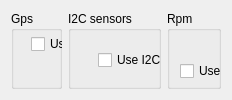
      <widget class="QWidget" name="tab_2">
       <attribute name="title">
        <string>Sensors</string>
       </attribute>
       <layout class="QVBoxLayout" name="verticalLayout_2">
        <item>
         <layout class="QHBoxLayout" name="horizontalLayout_8">
          <item>
           <widget class="QGroupBox" name="groupBox_3">
            <property name="maximumSize">
             <size>
              <width>500</width>
              <height>16777215</height>
             </size>
            </property>
            <property name="title">
             <string>Gps</string>
            </property>
            <widget class="QWidget" name="layoutWidget">
             <property name="geometry">
              <rect>
               <x>20</x>
               <y>21</y>
               <width>233</width>
               <height>200</height>
              </rect>
             </property>
             <layout class="QVBoxLayout" name="verticalLayout">
              <item>
               <widget class="QCheckBox" name="cbGps">
                <property name="text">
                 <string>Use Gps</string>
                </property>
               </widget>
              </item>
              <item>
               <layout class="QHBoxLayout" name="horizontalLayout_5">
                <property name="sizeConstraint">
                 <enum>QLayout::SetDefaultConstraint</enum>
                </property>
                <property name="topMargin">
                 <number>0</number>
                </property>
                <item>
                 <widget class="QLabel" name="label_8">
                  <property name="minimumSize">
                   <size>
                    <width>0</width>
                    <height>50</height>
                   </size>
                  </property>
                  <property name="maximumSize">
                   <size>
                    <width>60</width>
                    <height>50</height>
                   </size>
                  </property>
                  <property name="layoutDirection">
                   <enum>Qt::LeftToRight</enum>
                  </property>
                  <property name="text">
                   <string>Tx Gpio</string>
                  </property>
                  <property name="alignment">
                   <set>Qt::AlignLeading|Qt::AlignLeft|Qt::AlignVCenter</set>
                  </property>
                 </widget>
                </item>
                <item>
                 <widget class="QComboBox" name="comboBoxGps_Tx">
                  <property name="enabled">
                   <bool>false</bool>
                  </property>
                  <property name="maximumSize">
                   <size>
                    <width>50</width>
                    <height>16777215</height>
                   </size>
                  </property>
                  <item>
                   <property name="text">
                    <string>0</string>
                   </property>
                  </item>
                  <item>
                   <property name="text">
                    <string>1</string>
                   </property>
                  </item>
                  <item>
                   <property name="text">
                    <string>2</string>
                   </property>
                  </item>
                  <item>
                   <property name="text">
                    <string>3</string>
                   </property>
                  </item>
                  <item>
                   <property name="text">
                    <string>4</string>
                   </property>
                  </item>
                  <item>
                   <property name="text">
                    <string>5</string>
                   </property>
                  </item>
                  <item>
                   <property name="text">
                    <string>6</string>
                   </property>
                  </item>
                  <item>
                   <property name="text">
                    <string>7</string>
                   </property>
                  </item>
                  <item>
                   <property name="text">
                    <string>8</string>
                   </property>
                  </item>
                  <item>
                   <property name="text">
                    <string>9</string>
                   </property>
                  </item>
                  <item>
                   <property name="text">
                    <string>10</string>
                   </property>
                  </item>
                  <item>
                   <property name="text">
                    <string>11</string>
                   </property>
                  </item>
                  <item>
                   <property name="text">
                    <string>12</string>
                   </property>
                  </item>
                  <item>
                   <property name="text">
                    <string>13</string>
                   </property>
                  </item>
                  <item>
                   <property name="text">
                    <string>14</string>
                   </property>
                  </item>
                  <item>
                   <property name="text">
                    <string>15</string>
                   </property>
                  </item>
                  <item>
                   <property name="text">
                    <string>26</string>
                   </property>
                  </item>
                  <item>
                   <property name="text">
                    <string>27</string>
                   </property>
                  </item>
                  <item>
                   <property name="text">
                    <string>28</string>
                   </property>
                  </item>
                  <item>
                   <property name="text">
                    <string>29</string>
                   </property>
                  </item>
                 </widget>
                </item>
               </layout>
              </item>
              <item>
               <layout class="QHBoxLayout" name="horizontalLayout_6">
                <property name="topMargin">
                 <number>0</number>
                </property>
                <item>
                 <widget class="QLabel" name="label_10">
                  <property name="minimumSize">
                   <size>
                    <width>0</width>
                    <height>50</height>
                   </size>
                  </property>
                  <property name="maximumSize">
                   <size>
                    <width>60</width>
                    <height>16777215</height>
                   </size>
                  </property>
                  <property name="text">
                   <string>Rx Gpio</string>
                  </property>
                  <property name="alignment">
                   <set>Qt::AlignLeading|Qt::AlignLeft|Qt::AlignVCenter</set>
                  </property>
                 </widget>
                </item>
                <item>
                 <widget class="QComboBox" name="comboBoxGps_Rx">
                  <property name="maximumSize">
                   <size>
                    <width>50</width>
                    <height>16777215</height>
                   </size>
                  </property>
                  <item>
                   <property name="text">
                    <string>0</string>
                   </property>
                  </item>
                  <item>
                   <property name="text">
                    <string>1</string>
                   </property>
                  </item>
                  <item>
                   <property name="text">
                    <string>2</string>
                   </property>
                  </item>
                  <item>
                   <property name="text">
                    <string>3</string>
                   </property>
                  </item>
                  <item>
                   <property name="text">
                    <string>4</string>
                   </property>
                  </item>
                  <item>
                   <property name="text">
                    <string>5</string>
                   </property>
                  </item>
                  <item>
                   <property name="text">
                    <string>6</string>
                   </property>
                  </item>
                  <item>
                   <property name="text">
                    <string>7</string>
                   </property>
                  </item>
                  <item>
                   <property name="text">
                    <string>8</string>
                   </property>
                  </item>
                  <item>
                   <property name="text">
                    <string>9</string>
                   </property>
                  </item>
                  <item>
                   <property name="text">
                    <string>10</string>
                   </property>
                  </item>
                  <item>
                   <property name="text">
                    <string>11</string>
                   </property>
                  </item>
                  <item>
                   <property name="text">
                    <string>12</string>
                   </property>
                  </item>
                  <item>
                   <property name="text">
                    <string>13</string>
                   </property>
                  </item>
                  <item>
                   <property name="text">
                    <string>14</string>
                   </property>
                  </item>
                  <item>
                   <property name="text">
                    <string>15</string>
                   </property>
                  </item>
                  <item>
                   <property name="text">
                    <string>26</string>
                   </property>
                  </item>
                  <item>
                   <property name="text">
                    <string>27</string>
                   </property>
                  </item>
                  <item>
                   <property name="text">
                    <string>28</string>
                   </property>
                  </item>
                  <item>
                   <property name="text">
                    <string>29</string>
                   </property>
                  </item>
                 </widget>
                </item>
               </layout>
              </item>
              <item>
               <layout class="QHBoxLayout" name="horizontalLayout_10">
                <property name="spacing">
                 <number>7</number>
                </property>
                <property name="topMargin">
                 <number>30</number>
                </property>
                <item>
                 <widget class="QLabel" name="label_17">
                  <property name="text">
                   <string>Type</string>
                  </property>
                 </widget>
                </item>
                <item>
                 <widget class="QComboBox" name="comboBoxGpsType"/>
                </item>
               </layout>
              </item>
             </layout>
            </widget>
           </widget>
          </item>
          <item>
           <widget class="QGroupBox" name="groupBox_4">
            <property name="title">
             <string>I2C sensors</string>
            </property>
            <widget class="QCheckBox" name="cbVspeedSource">
             <property name="enabled">
              <bool>false</bool>
             </property>
             <property name="geometry">
              <rect>
               <x>40</x>
               <y>240</y>
               <width>271</width>
               <height>51</height>
              </rect>
             </property>
             <property name="text">
              <string>Use a Rc Channel to select Vspeed source 
(raw /airspeed compensated)</string>
             </property>
            </widget>
            <widget class="QLabel" name="label_34">
             <property name="geometry">
              <rect>
               <x>40</x>
               <y>320</y>
               <width>91</width>
               <height>16</height>
              </rect>
             </property>
             <property name="text">
              <string>Rc Channel </string>
             </property>
            </widget>
            <widget class="QComboBox" name="comboBoxVspeedSource">
             <property name="enabled">
              <bool>false</bool>
             </property>
             <property name="geometry">
              <rect>
               <x>120</x>
               <y>320</y>
               <width>58</width>
               <height>22</height>
              </rect>
             </property>
             <item>
              <property name="text">
               <string>1</string>
              </property>
             </item>
             <item>
              <property name="text">
               <string>2</string>
              </property>
             </item>
             <item>
              <property name="text">
               <string>3</string>
              </property>
             </item>
             <item>
              <property name="text">
               <string>4</string>
              </property>
             </item>
             <item>
              <property name="text">
               <string>5</string>
              </property>
             </item>
             <item>
              <property name="text">
               <string>6</string>
              </property>
             </item>
             <item>
              <property name="text">
               <string>7</string>
              </property>
             </item>
             <item>
              <property name="text">
               <string>8</string>
              </property>
             </item>
             <item>
              <property name="text">
               <string>9</string>
              </property>
             </item>
             <item>
              <property name="text">
               <string>10</string>
              </property>
             </item>
             <item>
              <property name="text">
               <string>11</string>
              </property>
             </item>
             <item>
              <property name="text">
               <string>12</string>
              </property>
             </item>
             <item>
              <property name="text">
               <string>13</string>
              </property>
             </item>
             <item>
              <property name="text">
               <string>14</string>
              </property>
             </item>
             <item>
              <property name="text">
               <string>15</string>
              </property>
             </item>
             <item>
              <property name="text">
               <string>16</string>
              </property>
             </item>
            </widget>
            <widget class="QWidget" name="layoutWidget">
             <property name="geometry">
              <rect>
               <x>30</x>
               <y>30</y>
               <width>251</width>
               <height>171</height>
              </rect>
             </property>
             <layout class="QVBoxLayout" name="verticalLayout_4">
              <item>
               <widget class="QCheckBox" name="cbI2c">
                <property name="text">
                 <string>Use I2C</string>
                </property>
               </widget>
              </item>
              <item>
               <layout class="QHBoxLayout" name="horizontalLayout_3" stretch="0,0">
                <property name="spacing">
                 <number>7</number>
                </property>
                <item>
                 <widget class="QLabel" name="label_12">
                  <property name="minimumSize">
                   <size>
                    <width>0</width>
                    <height>50</height>
                   </size>
                  </property>
                  <property name="maximumSize">
                   <size>
                    <width>200</width>
                    <height>16777215</height>
                   </size>
                  </property>
                  <property name="text">
                   <string>SCL on Gpio</string>
                  </property>
                 </widget>
                </item>
                <item>
                 <widget class="QComboBox" name="comboBoxScl">
                  <property name="enabled">
                   <bool>false</bool>
                  </property>
                  <item>
                   <property name="text">
                    <string>3</string>
                   </property>
                  </item>
                  <item>
                   <property name="text">
                    <string>7</string>
                   </property>
                  </item>
                  <item>
                   <property name="text">
                    <string>11</string>
                   </property>
                  </item>
                  <item>
                   <property name="text">
                    <string>15</string>
                   </property>
                  </item>
                  <item>
                   <property name="text">
                    <string>19</string>
                   </property>
                  </item>
                  <item>
                   <property name="text">
                    <string>23</string>
                   </property>
                  </item>
                  <item>
                   <property name="text">
                    <string>27</string>
                   </property>
                  </item>
                 </widget>
                </item>
               </layout>
              </item>
              <item>
               <layout class="QHBoxLayout" name="horizontalLayout_7">
                <item>
                 <widget class="QLabel" name="label_14">
                  <property name="minimumSize">
                   <size>
                    <width>0</width>
                    <height>50</height>
                   </size>
                  </property>
                  <property name="maximumSize">
                   <size>
                    <width>200</width>
                    <height>16777215</height>
                   </size>
                  </property>
                  <property name="text">
                   <string>SDA on Gpio</string>
                  </property>
                 </widget>
                </item>
                <item>
                 <widget class="QComboBox" name="comboBoxSda">
                  <property name="enabled">
                   <bool>false</bool>
                  </property>
                  <item>
                   <property name="text">
                    <string>2</string>
                   </property>
                  </item>
                  <item>
                   <property name="text">
                    <string>6</string>
                   </property>
                  </item>
                  <item>
                   <property name="text">
                    <string>10</string>
                   </property>
                  </item>
                  <item>
                   <property name="text">
                    <string>14</string>
                   </property>
                  </item>
                  <item>
                   <property name="text">
                    <string>18</string>
                   </property>
                  </item>
                  <item>
                   <property name="text">
                    <string>22</string>
                   </property>
                  </item>
                  <item>
                   <property name="text">
                    <string>26</string>
                   </property>
                  </item>
                 </widget>
                </item>
               </layout>
              </item>
             </layout>
            </widget>
           </widget>
          </item>
          <item>
           <widget class="QGroupBox" name="GroupRpm">
            <property name="title">
             <string>Rpm</string>
            </property>
            <widget class="QWidget" name="layoutWidget">
             <property name="geometry">
              <rect>
               <x>13</x>
               <y>29</y>
               <width>191</width>
               <height>161</height>
              </rect>
             </property>
             <layout class="QVBoxLayout" name="verticalLayout_3">
              <item>
               <widget class="QCheckBox" name="cbRpm">
                <property name="text">
                 <string>Use RPM</string>
                </property>
               </widget>
              </item>
              <item>
               <layout class="QHBoxLayout" name="horizontalLayout_13">
                <item>
                 <widget class="QLabel" name="label">
                  <property name="enabled">
                   <bool>true</bool>
                  </property>
                  <property name="text">
                   <string>Gpio</string>
                  </property>
                 </widget>
                </item>
                <item>
                 <widget class="QComboBox" name="comboBoxRpm">
                  <item>
                   <property name="text">
                    <string>0</string>
                   </property>
                  </item>
                  <item>
                   <property name="text">
                    <string>1</string>
                   </property>
                  </item>
                  <item>
                   <property name="text">
                    <string>2</string>
                   </property>
                  </item>
                  <item>
                   <property name="text">
                    <string>3</string>
                   </property>
                  </item>
                  <item>
                   <property name="text">
                    <string>4</string>
                   </property>
                  </item>
                  <item>
                   <property name="text">
                    <string>5</string>
                   </property>
                  </item>
                  <item>
                   <property name="text">
                    <string>6</string>
                   </property>
                  </item>
                  <item>
                   <property name="text">
                    <string>7</string>
                   </property>
                  </item>
                  <item>
                   <property name="text">
                    <string>8</string>
                   </property>
                  </item>
                  <item>
                   <property name="text">
                    <string>9</string>
                   </property>
                  </item>
                  <item>
                   <property name="text">
                    <string>10</string>
                   </property>
                  </item>
                  <item>
                   <property name="text">
                    <string>11</string>
                   </property>
                  </item>
                  <item>
                   <property name="text">
                    <string>12</string>
                   </property>
                  </item>
                  <item>
                   <property name="text">
                    <string>13</string>
                   </property>
                  </item>
                  <item>
                   <property name="text">
                    <string>14</string>
                   </property>
                  </item>
                  <item>
                   <property name="text">
                    <string>15</string>
                   </property>
                  </item>
                  <item>
                   <property name="text">
                    <string>26</string>
                   </property>
                  </item>
                  <item>
                   <property name="text">
                    <string>27</string>
                   </property>
                  </item>
                  <item>
                   <property name="text">
                    <string>28</string>
                   </property>
                  </item>
                  <item>
                   <property name="text">
                    <string>29</string>
                   </property>
                  </item>
                 </widget>
                </item>
               </layout>
              </item>
              <item>
               <layout class="QHBoxLayout" name="horizontalLayout_12">
                <item>
                 <widget class="QLabel" name="label_9">
                  <property name="enabled">
                   <bool>true</bool>
                  </property>
                  <property name="text">
                   <string>Multiplier</string>
                  </property>
                 </widget>
                </item>
                <item>
                 <widget class="QDoubleSpinBox" name="doubleSpinBoxRpmMultiplier">
                  <property name="enabled">
                   <bool>false</bool>
                  </property>
                  <property name="maximum">
                   <double>999.990000000000009</double>
                  </property>
                  <property name="value">
                   <double>1.000000000000000</double>
                  </property>
                 </widget>
                </item>
               </layout>
              </item>
             </layout>
            </widget>
           </widget>
          </item>
         </layout>
        </item>
       </layout>
      </widget>
